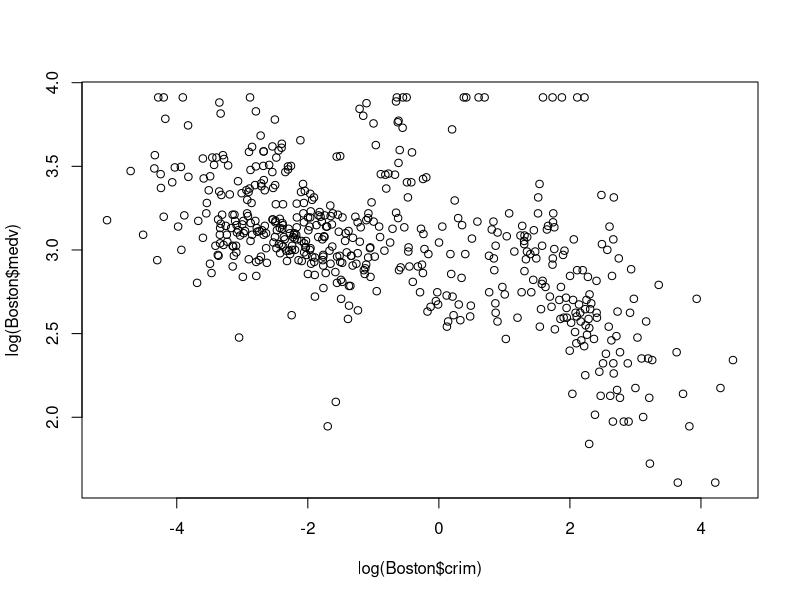
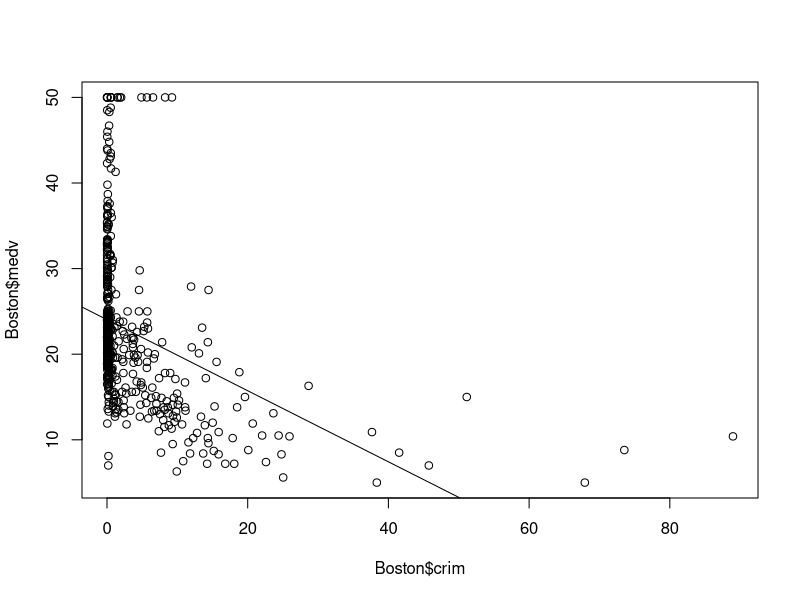
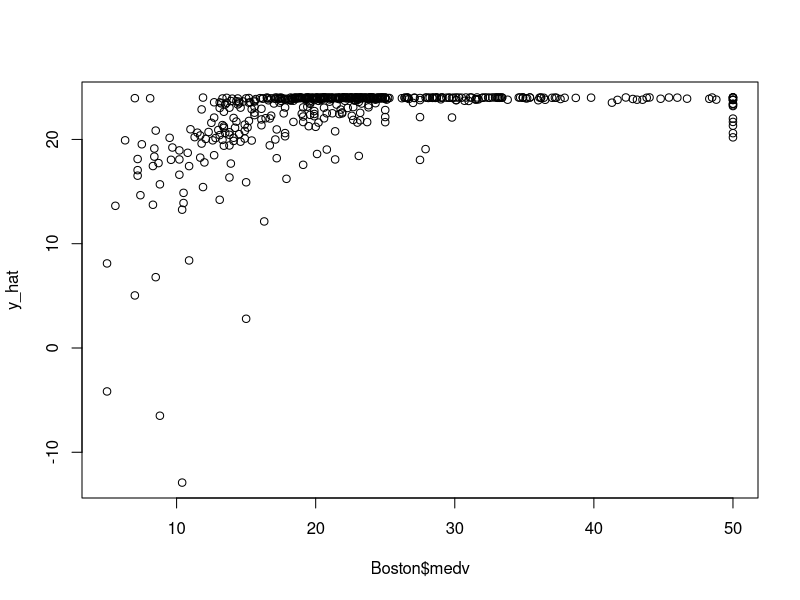

Generate these figures, in order, with R:
## ---- chunk 1
#install.packages('MASS')
## ---- chunk 2
library('MASS')
## ---- chunk 3
data(Boston)
## ---- chunk 4
dim(Boston)
## ---- chunk 5
Boston[1:5,]
## ---- chunk 6
?Boston
## ---- chunk 7
plot(log(Boston$crim),log(Boston$medv))
## ---- chunk 8
mod = lm(medv~crim,data=Boston)
mod
## ---- chunk 9
summary(mod)
## ---- chunk 10
mod$coef
## ---- chunk 11
plot(Boston$crim,Boston$medv)
abline(coef=mod$coef)
## ---- chunk 12
X = array(Boston$crim,c(506,1))
X = cbind(1,X)
X
## ---- chunk 13
y = array(Boston$medv,c(506,1))
## ---- chunk 14
beta_hat = ginv(t(X)%*%X)%*%t(X)%*%y
## ---- chunk 15
beta_hat
## ---- chunk 16
y_hat_mod = predict(mod)
head(y_hat_mod)
## ---- chunk 17
y_hat = X%*%beta_hat
## ---- chunk 18
head(y_hat)
## ---- chunk 19
plot(Boston$medv,y_hat)
## ---- chunk 20

